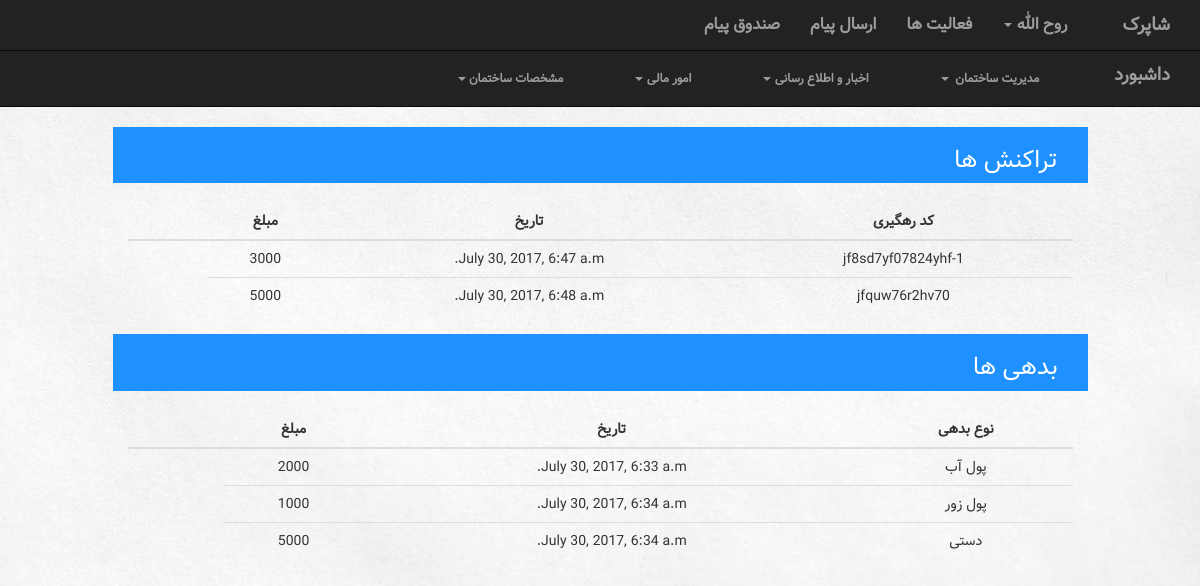
Page /building/1/transaction/ (signed in) on the committed database.
### building/models.py (models this page shows, shortened)
class Building(models.Model):
    manager = models.ForeignKey(Account, on_delete=models.CASCADE)
    name = models.CharField(max_length=100)
    Address = models.CharField(max_length=300)
    info = models.TextField()

class Transaction(models.Model):
    building = models.ForeignKey(Building, on_delete=models.CASCADE)
    account = models.ForeignKey(Account, on_delete=models.CASCADE)
    trackingCode = models.CharField(max_length=200)
    amount = models.IntegerField()
    date = models.DateTimeField(default=timezone.now)

class Debt(models.Model):
    account = models.ForeignKey(Account, on_delete=models.CASCADE)
    amount = models.IntegerField()
    type = models.CharField(max_length=100)
    date = models.DateTimeField()

### building/views.py (the view)
# urls.py: url(r'^(?P<building_id>[0-9]+)/transaction/$', views.transaction, name="transaction"),
def transaction(request, building_id):
    context = {'all_transaction': Transaction.objects.filter(account=Account.objects.get(user=request.user)),
               'all_debt': Debt.objects.filter(account=Account.objects.get(user=request.user)),
               'Listname': 'تراکنش ها',
               'Listname2': 'بدهی ها',
               'title1': 'مبلغ',
               'title2': 'تاریخ',
               'title3': 'کد رهگیری',
               'title4': 'نوع بدهی',
               'building': Building.objects.get(pk=building_id),
               'accountType': Account.objects.get(user=request.user).type
               }
    return render(request, 'building/transaction.html', context)

### building/templates/building/transaction.html (shortened to what this page needs)
{% extends 'building/UserNavBar.html' %}
{% load staticfiles %}
{% block navbar %}{% if accountType == 1 %} {% include 'building/managerNavBar.html' %} {% else %} {% include 'building/neighborNavBar.html' %}  {% endif %}{% endblock %}
{% block body %}
 <div class="col-sm-12">
        <div class="listContainer col-sm-10 col-lg-offset-1">
            <div class="listTitle pull-right col-sm-12">
                <h3> {{ Listname }} </h3>
            </div>
        </div>
        <div class="col-sm-10 col-lg-offset-1">
            <br>
            <table class="table table-hover">
                <thead>
                    <tr>
                        <th>{{ title3 }}</th>
                        <th>{{ title2 }}</th>
                        <th>{{ title1 }}</th>
                        <th></th>
                        <th></th>
                    </tr>
                </thead>
                <tbody>
                {% for t in all_transaction %}
                    <tr>
                        <td>{{ t.trackingCode }}</td>
                        <td>{{ t.date }}</td>
                        <td>{{ t.amount }}</td>
                    </tr>
                {% endfor %}
                </tbody>
            </table>
        </div>
    </div>
    <br>
    <div class="col-sm-12">
        <div class="listContainer col-sm-10 col-lg-offset-1">
            <div class="listTitle pull-right col-sm-12">
                <h3> {{ Listname2 }} </h3>
            </div>
        </div>
        <div class="col-sm-10 col-lg-offset-1">
            <br>
            <table class="table table-hover">
                <thead>
                    <tr>
                        <th>{{ title4 }}</th>
                        <th>{{ title2 }}</th>
                        <th>{{ title1 }}</th>
                        <th></th>
                        <th></th>
                    </tr>
                </thead>
                <tbody>
                {% for d in all_debt %}
                    <tr>
                        <td>{{ d.type}}</td>
                        <td>{{ d.date }}</td>
                        <td>{{ d.amount }}</td>
                    </tr>
                {% endfor %}
                </tbody>
            </table>
        </div>
    </div>
{% endblock %}

### building/templates/building/UserNavBar.html (shortened to what this page needs)
<!DOCTYPE html>
<html lang="en">
<head>
    <link rel="stylesheet" href="https://maxcdn.bootstrapcdn.com/bootstrap/3.3.7/css/bootstrap.min.css">
</head>
{% load staticfiles %}
<link rel="stylesheet" href="{% static 'building/BuildingNavBarStyle.css' %}">
<link rel="stylesheet" href="{% static 'building/BuildingListStyle.css' %}">
<link rel="stylesheet" href="{% static 'building/ModalStyle.css' %}">
<link rel="stylesheet" href="{% static 'building/TableStyle.css' %}">
<link rel="stylesheet" href="{% static 'building/dashboardStyle.css' %}">
<link rel="stylesheet" href="{% static 'building/pollFormStyle.css' %}">
<link rel="stylesheet" href="{% static 'building/chart.css' %}">
    {% load i18n admin_modify %}
<body>
<nav class="navbar navbar-inverse navbar-fixed-top" style="position: fixed">
      <div class="container-fluid" >
            <div class="navbar-header pull-right">
              <a class="navbar-brand active" href="{% url 'building:building' %}">{% if building %} {{ building.name}} {% else %} لیست ساختمان ها {% endif %} </a>
            </div>
            <div class="collapse navbar-collapse" id="topNavBar">
                  <ul class="nav navbar-nav pull-right">
                      <li><a href="{% url 'building:inbox' %}">صندوق پیام</a></li>
                      <li><a href="{% url 'building:sendmessage' %}">ارسال پیام</a></li>
                      <li><a href="{% url 'building:activities' %}">فعالیت ها <span class="sr-only">(current)</span></a></li>
                      <li class="dropdown">
                          <a href="#" class="dropdown-toggle" data-toggle="dropdown" role="button" aria-haspopup="true" aria-expanded="false">{{ request.user.first_name }} <span class="caret"></span></a>
                      </li>
                  </ul>
            </div>
      </div>
</nav>
<div style="height: 30px">
</div>
{% block navbar %}
{% endblock %}
{% block body %}
{% endblock %}
</body>
</html>

### building/static/building/BuildingNavBarStyle.css (style rules this page uses)
nav { font-family: SamSamFont; font-weight: bolder; font-size: medium; }
ul { list-style: none; }
body { direction: rtl; text-align: center; background-image: url("../images/Background.jpg"); background-size: cover; }

### building/static/building/BuildingListStyle.css (style rules this page uses)
a { color: white; }
body { font-family: SamSamFont; }

### building/static/building/TableStyle.css (style rules this page uses)
.table>thead>tr>th { text-align: center; }
.listTitle { text-align: right; }
.listContainer { background-color: dodgerblue; color: white; }

### building/static/building/pollFormStyle.css (style rules this page uses)
body { margin-top: 20px; }

### rows in the picture
Building: name "شاپرک"
Transaction: trackingCode "jf8sd7yf07824yhf-1", date "July 30, 2017, 6:47 a.m.", amount "3000"
Transaction: trackingCode "jfquw76r2hv70", date "July 30, 2017, 6:48 a.m.", amount "5000"
Debt: type "پول آب", date "July 30, 2017, 6:33 a.m.", amount "2000"
Debt: type "پول زور", date "July 30, 2017, 6:34 a.m.", amount "1000"
Debt: type "دستی", date "July 30, 2017, 6:34 a.m.", amount "5000"

### other values in the picture
{{ request.user.first_name }} "روح الله"
{{ Listname }} "تراکنش ها"
{{ title3 }} "کد رهگیری"
{{ title2 }} "تاریخ"
{{ title1 }} "مبلغ"
{{ Listname2 }} "بدهی ها"
{{ title4 }} "نوع بدهی"
